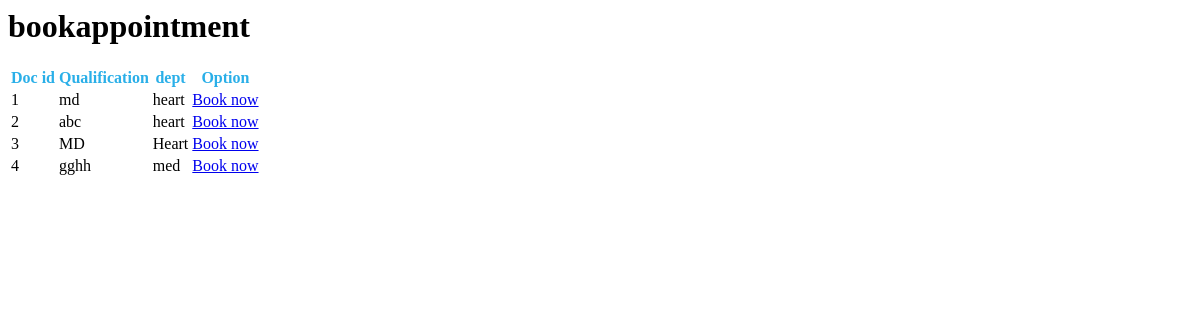
/bookappointment/, run on an earlier commit of the app's database.
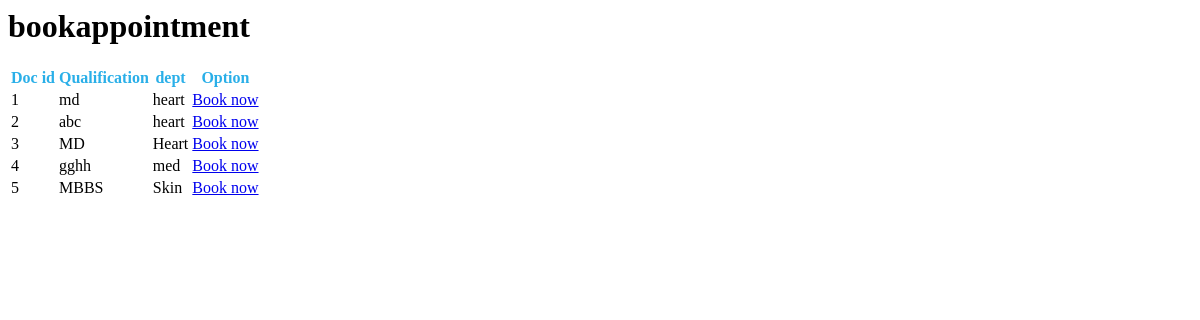
And on a later commit of the database.
### ODBS/models.py (models this page shows, shortened)
class Doctor(models.Model):
    user=models.ForeignKey(User,on_delete=models.CASCADE)
    docid=models.BigAutoField(primary_key=True)
    contactno=models.CharField(max_length=50,null=True)
    qualification=models.CharField(max_length=50,null=True)
    specialist=models.CharField(max_length=50,null=True)
    day1=models.CharField(max_length=10,null=True)
    day2=models.CharField(max_length=10,null=True)
    day3=models.CharField(max_length=10,null=True)
    time1=models.CharField(max_length=10,null=True)
    time2=models.CharField(max_length=10,null=True)
    time3=models.CharField(max_length=10,null=True)
    dept=models.CharField(max_length=10,null=True)

### ODBS/views.py (the view)
# urls.py: path('bookappointment/', bookappointment,name="bookappointment"),
def bookappointment(request):
    listofdoctors=Doctor.objects.all()
    return render(request,"bookappointment.html",locals())

### ODBS/Templates/bookappointment.html
<h1>bookappointment</h1>
<table id="example">
    <thead>
        <tr>
            <th style="color:#2aafe8">Doc id </th>
            <th style="color:#2aafe8">Qualification    </th>
            <th style="color:#2aafe8">dept    </th>
            <th style="color:#2aafe8">Option    </th>
        </tr>
    </thead>
    <tbody>
        {% for i in listofdoctors%}
        <tr>
            <td>{{i.docid}}</td>
            <td>{{i.qualification}}</td>
            <td>{{i.specialist}}</td>
            <td><a href="/bookdoc/{{i.docid}}" class="btn">Book now</a></td>
        </tr>
        {% endfor %}
    </tbody>
</table>

What changed in the data, as far as the page shows it:
added Doctor: docid "5", qualification "MBBS", specialist "Skin"
